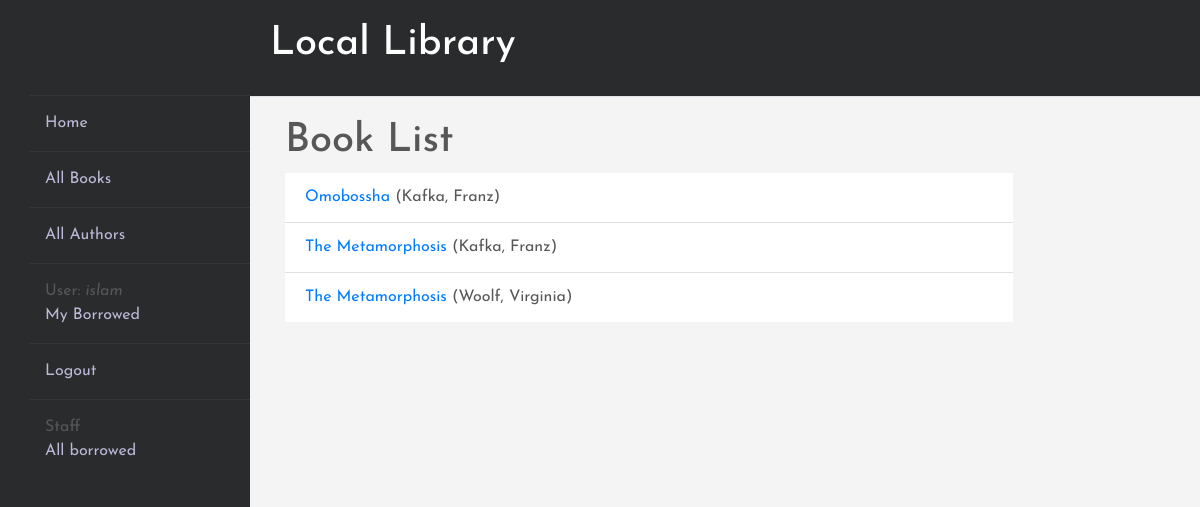
Page /catalog/books/ (signed in) on the committed database.
### catalog/models.py (models this page shows, shortened)
class Book(models.Model):
    image = models.ImageField(Cover_Photo, default='media/default_book.png')
    title = models.CharField(max_length=200)
    author = models.ForeignKey('Author', on_delete=models.SET_NULL, null=True)
    summary = models.TextField(
        max_length=1000, help_text="Enter a brief description of the book")
    isbn = models.CharField('ISBN', max_length=13,
                            unique=True,
                            help_text='13 Character <a href="https://www.isbn-international.org/content/what-isbn'
                                      '">ISBN number</a>')
    genre = models.ManyToManyField(
        Genre, help_text="Select a genre for this book")
    language = models.CharField(max_length=200, null=True, blank=True)
    class Meta:
        ordering = ['title', 'author']
    def display_genre(self):
        """Creates a string for the Genre. This is required to display genre in Admin."""
        return ', '.join([genre.name for genre in self.genre.all()[:3]])
    display_genre.short_description = 'Genre'
    def get_absolute_url(self):
        return reverse('book-detail', args=[str(self.id)])

class Author(models.Model):
    profile_picture = models.ImageField(Pro_Pic, default='media/default_author.jpg')
    first_name = models.CharField(max_length=100)
    last_name = models.CharField(max_length=100)
    date_of_birth = models.DateField(null=True, blank=True)
    date_of_death = models.DateField('died', null=True, blank=True)
    biography = models.TextField(
    max_length=1000, null=True, blank=True, help_text="Enter a brief description about the author")
    class Meta:
        ordering = ['last_name', 'first_name']
    def __str__(self):
        return '{0}, {1}'.format(self.last_name, self.first_name)

### catalog/views.py (the view)
# urls.py: path('books/', views.BookListView.as_view(), name='books'),
class BookListView(generic.ListView):
    model = Book
    paginate_by = 10

### catalog/templates/catalog/book_list.html
{% extends "base_generic.html" %}
{% block content %}
<h1>Book List</h1>
{% if book_list %}
<ul class="list-group list-group-flush">
  {% for book in book_list %}
  <li class="list-group-item">
    <a href="{{ book.get_absolute_url }}">{{ book.title }}</a> ({{book.author}})
  </li>
  {% endfor %}
</ul>
{% else %}
<p>There are no books in the library.</p>
{% endif %}
{% endblock %}

### catalog/templates/base_generic.html (shortened to what this page needs)
<!DOCTYPE html>
<html lang="en">
<head>
    <link rel="stylesheet" href="https://cdn.jsdelivr.net/npm/bootstrap@4.5.3/dist/css/bootstrap.min.css"
>
    {% load static %}
    <link rel="stylesheet" href="{% static 'css/styles.css' %}">
</head>
<body>
    <div class="wrapper">
        <div class="sidebar">
            <ul style="margin-top:65px;">
                <li><a href="{% url 'index' %}">Home</a></li>
                <li><a href="{% url 'books' %}">All Books</a></li>
                <li><a href="{% url 'authors' %}">All Authors</a></li>
                {% if user.is_authenticated %}
                <li><span style="color:#575757">User: <em> {{ user.get_username }} </em> </span>
                    <a href="{% url 'my-borrowed' %}">My Borrowed</a>
                </li>
                <li><a href="{% url 'logout'%}?next={{request.path}}">Logout</a></li>
                {% else %}
                <li><a href="{% url 'login'%}?next={{request.path}}">Login</a></li>
                {% endif %}
                {% if user.is_staff %}
                <ul class="sidebar-nav">
                    <li><span style="color:#575757">Staff</span>
                        {% if perms.catalog.can_mark_returned %}
                        <a href="{% url 'all-borrowed' %}">All borrowed</a>
                    </li>
                    {% endif %}
                </ul>
                {% endif %}
            </ul>
        </div>
        <div class="main_content">
            <div class="header"><a href="{% url 'index' %}" style="color: white;">
                    <h1 style="color: white;">Local Library</h1>
                </a></div>
            <div class="info">
                <div class="col-sm-10 ">
                    {% block content %}{% endblock %}
                </div>
            </div>
        </div>
    </div>
</body>
</html>

### catalog/static/css/styles.css (style rules this page uses)
* { margin: 0; padding: 0; box-sizing: border-box; list-style: none; text-decoration: none; font-family: 'Josefin Sans', sans-serif }
body { background-color: #f5f4f4 }
.wrapper { display: flex; position: relative }
.wrapper .sidebar { width: 250px; height: 100%; background: #292b2c; padding: 30px 0px; position: fixed }
.wrapper .sidebar ul li { padding: 15px; border-bottom: 1px solid #b7b3c7; border-bottom: 1px solid rgba(0, 0, 0, 0.05); border-top: 1px solid rgba(255, 255, 255, 0.05); margin-left: 30px; }
.wrapper .sidebar ul li a { color: #bdb8d7; display: block }
.wrapper .main_content { width: 100%; margin-left: 250px }
.wrapper .main_content .header { padding: 20px; background: #292b2c; color: #fff; border-bottom: 1px solid #e0e4e8 }
.wrapper .main_content .info { margin: 20px; color: #575757; line-height: 25px }
.wrapper .main_content .info div { margin-bottom: 20px }

### rows in the picture
Book: title "Omobossha", author "Kafka, Franz"
Book: title "The Metamorphosis", author "Kafka, Franz"
Book: title "The Metamorphosis", author "Woolf, Virginia"

### other values in the picture
{{ user.get_username }} "islam"
